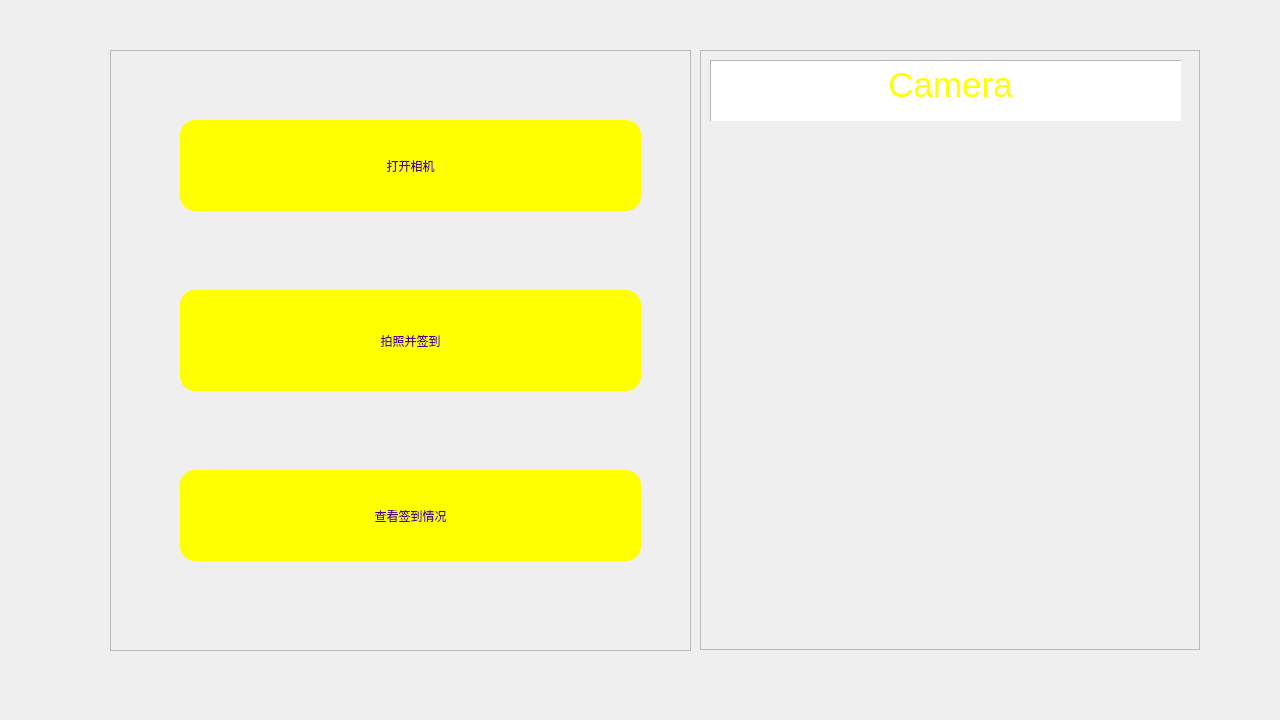
<?xml version="1.0" encoding="UTF-8"?>
<ui version="4.0">
 <class>SignIn</class>
 <widget class="QWidget" name="SignIn">
  <property name="geometry">
   <rect>
    <x>0</x>
    <y>0</y>
    <width>1280</width>
    <height>720</height>
   </rect>
  </property>
  <property name="windowTitle">
   <string>Form</string>
  </property>
  <property name="styleSheet">
   <string notr="true">#SignIn
{
	background-image: url(:/res/pic/background.jpg);
}</string>
  </property>
  <widget class="QFrame" name="Right">
   <property name="geometry">
    <rect>
     <x>700</x>
     <y>50</y>
     <width>500</width>
     <height>600</height>
    </rect>
   </property>
   <property name="sizePolicy">
    <sizepolicy hsizetype="Fixed" vsizetype="Fixed">
     <horstretch>0</horstretch>
     <verstretch>0</verstretch>
    </sizepolicy>
   </property>
   <property name="minimumSize">
    <size>
     <width>500</width>
     <height>600</height>
    </size>
   </property>
   <property name="styleSheet">
    <string notr="true">background-image: url(:/res/pic/room,.png);</string>
   </property>
   <property name="frameShape">
    <enum>QFrame::StyledPanel</enum>
   </property>
   <property name="frameShadow">
    <enum>QFrame::Raised</enum>
   </property>
   <widget class="QWidget" name="CaemraI" native="true">
    <property name="geometry">
     <rect>
      <x>10</x>
      <y>10</y>
      <width>471</width>
      <height>61</height>
     </rect>
    </property>
    <property name="styleSheet">
     <string notr="true">background-image: url(:/res/pic/background.jpg);</string>
    </property>
    <widget class="QTextEdit" name="textEdit">
     <property name="geometry">
      <rect>
       <x>0</x>
       <y>0</y>
       <width>481</width>
       <height>131</height>
      </rect>
     </property>
     <property name="html">
      <string>&lt;!DOCTYPE HTML PUBLIC &quot;-//W3C//DTD HTML 4.0//EN&quot; &quot;http://www.w3.org/TR/REC-html40/strict.dtd&quot;&gt;
&lt;html&gt;&lt;head&gt;&lt;meta name=&quot;qrichtext&quot; content=&quot;1&quot; /&gt;&lt;meta charset=&quot;utf-8&quot; /&gt;&lt;style type=&quot;text/css&quot;&gt;
p, li { white-space: pre-wrap; }
hr { height: 1px; border-width: 0; }
li.unchecked::marker { content: &quot;\2610&quot;; }
li.checked::marker { content: &quot;\2612&quot;; }
&lt;/style&gt;&lt;/head&gt;&lt;body style=&quot; font-family:'Microsoft YaHei UI'; font-size:9pt; font-weight:400; font-style:normal;&quot;&gt;
&lt;p align=&quot;center&quot; style=&quot; margin-top:0px; margin-bottom:0px; margin-left:0px; margin-right:0px; -qt-block-indent:0; text-indent:0px;&quot;&gt;&lt;span style=&quot; font-size:26pt; color:#ffff00;&quot;&gt;Camera&lt;/span&gt;&lt;/p&gt;
&lt;p align=&quot;center&quot; style=&quot;-qt-paragraph-type:empty; margin-top:0px; margin-bottom:0px; margin-left:0px; margin-right:0px; -qt-block-indent:0; text-indent:0px; font-size:26pt; color:#ffff00;&quot;&gt;&lt;br /&gt;&lt;/p&gt;&lt;/body&gt;&lt;/html&gt;</string>
     </property>
    </widget>
   </widget>
  </widget>
  <widget class="QFrame" name="Left">
   <property name="geometry">
    <rect>
     <x>110</x>
     <y>50</y>
     <width>581</width>
     <height>601</height>
    </rect>
   </property>
   <property name="sizePolicy">
    <sizepolicy hsizetype="Fixed" vsizetype="Fixed">
     <horstretch>0</horstretch>
     <verstretch>0</verstretch>
    </sizepolicy>
   </property>
   <property name="minimumSize">
    <size>
     <width>500</width>
     <height>600</height>
    </size>
   </property>
   <property name="styleSheet">
    <string notr="true">#Left
{
	
	background-image: url(:/res/pic/b.jpg);
}</string>
   </property>
   <property name="frameShape">
    <enum>QFrame::StyledPanel</enum>
   </property>
   <property name="frameShadow">
    <enum>QFrame::Raised</enum>
   </property>
   <widget class="QPushButton" name="Open">
    <property name="geometry">
     <rect>
      <x>70</x>
      <y>70</y>
      <width>461</width>
      <height>91</height>
     </rect>
    </property>
    <property name="styleSheet">
     <string notr="true">

#Open
{
	font: 700 20pt &quot;Palatino Linotype&quot;;
	border-radius:15px;
    background-color: rgb(255, 255, 0);
    color: rgb(85, 0, 127);
    font: 20pt &quot;Microsoft YaHei UI&quot;;
}</string>
    </property>
    <property name="text">
     <string>打开相机</string>
    </property>
   </widget>
   <widget class="QPushButton" name="Sign">
    <property name="geometry">
     <rect>
      <x>70</x>
      <y>240</y>
      <width>461</width>
      <height>101</height>
     </rect>
    </property>
    <property name="styleSheet">
     <string notr="true">background-color: rgb(255, 255, 0);
color: rgb(85, 0, 127);
font: 700 20pt &quot;Palatino Linotype&quot;;
font: 20pt &quot;Microsoft YaHei UI&quot;;border-radius:15px;</string>
    </property>
    <property name="text">
     <string>拍照并签到</string>
    </property>
   </widget>
   <widget class="QPushButton" name="Check">
    <property name="geometry">
     <rect>
      <x>70</x>
      <y>420</y>
      <width>461</width>
      <height>91</height>
     </rect>
    </property>
    <property name="styleSheet">
     <string notr="true">background-color: rgb(255, 255, 0);
font: 700 20pt &quot;Palatino Linotype&quot;;
color: rgb(85, 0, 127);
border-radius:15px;</string>
    </property>
    <property name="text">
     <string>查看签到情况</string>
    </property>
   </widget>
  </widget>
 </widget>
 <resources/>
 <connections/>
</ui>
